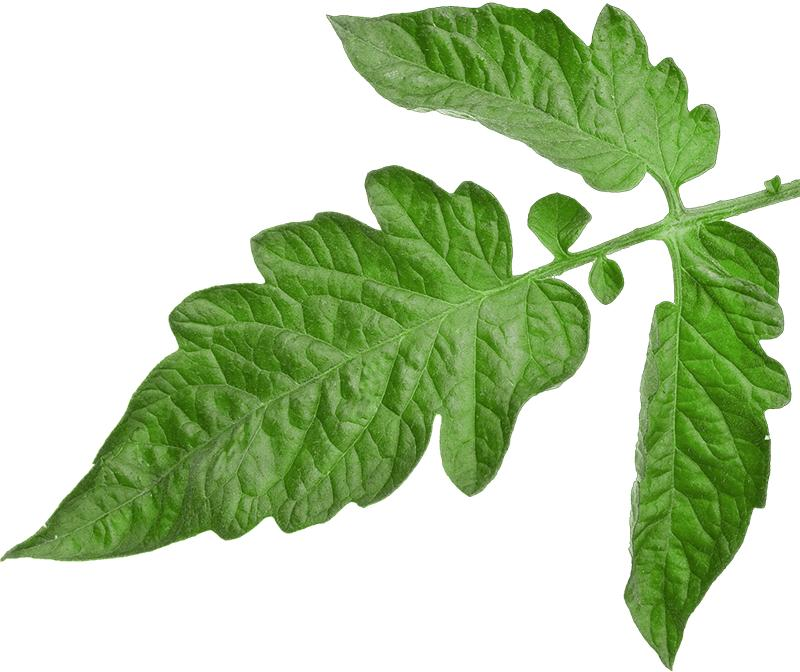
#> input picture image-processing/domates.jfif, 800 x 672 px
$ python ilk_ders.py
#> lines starting #> are read from the running program, lines starting #| are printed output that depends on the picture

import cv2
import numpy as np
from pathlib import Path

# 1. DOSYA YOLUNU BELİRLE
klasor = Path(__file__).resolve().parent
resim_yolu = klasor / "domates.jfif"

# 2. FOTOĞRAFI OKU
resim = cv2.imread(str(resim_yolu))
#> resim is the input picture: shape (672, 800, 3); mean B, G, R 172.4, 208.5, 189

if resim is None:
    print("Fotoğraf okunamadı!")

else:
    print("Fotoğraf başarıyla okundu!")

    # 3. GÖRÜNTÜNÜN ÖZELLİKLERİNİ ÖĞREN
    yukseklik, genislik, kanal = resim.shape
#> yukseklik = 672; genislik = 800; kanal = 3

    print("Yükseklik:", yukseklik)
#| Yükseklik: 672
    print("Genişlik:", genislik)
#| Genişlik: 800
    print("Kanal sayısı:", kanal)
#| Kanal sayısı: 3
    print("İlk piksel (BGR):", resim[0, 0])
#| İlk piksel (BGR): [255 255 255]

    # 4. ROI - GÖRÜNTÜNÜN ORTASINI KIRP
    y1 = yukseklik // 4
#> y1 = 168
    y2 = 3 * yukseklik // 4
#> y2 = 504

    x1 = genislik // 4
#> x1 = 200
    x2 = 3 * genislik // 4
#> x2 = 600

    roi = resim[y1:y2, x1:x2]
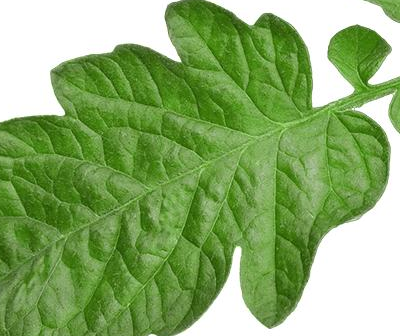
#> roi: shape (336, 400, 3); mean B, G, R 107.9, 172.3, 137.7

    print("ROI boyutu:", roi.shape)
#| ROI boyutu: (336, 400, 3)

    # 5. GÖRÜNTÜYÜ 224x224 BOYUTUNA GETİR
    roi_224 = cv2.resize(roi, (224, 224))
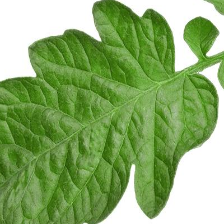
#> roi_224: shape (224, 224, 3); mean B, G, R 107.8, 172.2, 137.6

    print("Yeni görüntü boyutu:", roi_224.shape)
#| Yeni görüntü boyutu: (224, 224, 3)

    # 6. BGR FORMATINDAN RGB FORMATINA DÖNÜŞTÜR
    roi_rgb = cv2.cvtColor(
        roi_224,
        cv2.COLOR_BGR2RGB
    )

    print("BGR piksel:", roi_224[0, 0])
#| BGR piksel: [255 255 255]
    print("RGB piksel:", roi_rgb[0, 0])
#| RGB piksel: [255 255 255]

    # 7. NORMALİZASYON İŞLEMİ
    # Piksel değerlerini 0-255 aralığından
    # -1 ile +1 aralığına dönüştür

    roi_normalize = (
        roi_rgb.astype(np.float32) / 127.5
    ) - 1.0

    print("Normalize görüntü boyutu:", roi_normalize.shape)
#| Normalize görüntü boyutu: (224, 224, 3)
    print("Minimum değer:", roi_normalize.min())
#| Minimum değer: -1.0
    print("Maksimum değer:", roi_normalize.max())
#| Maksimum değer: 1.0
    print("Normalize ilk piksel:", roi_normalize[0, 0])
#| Normalize ilk piksel: [1. 1. 1.]

    # 8. İŞLENMİŞ GÖRÜNTÜYÜ KAYDET
    kayit_yolu = klasor / "domates_224.jpg"

    basarili = cv2.imwrite(
        str(kayit_yolu),
        roi_224
    )

    if basarili:
        print("Görüntü başarıyla kaydedildi!")
    else:
        print("Görüntü kaydedilemedi!")

    # 9. GÖRÜNTÜLERİ EKRANDA GÖSTER
    cv2.imshow("Orijinal Goruntu", resim)
    cv2.imshow("Kirpilan ROI", roi)
    cv2.imshow("224x224 Goruntu", roi_224)

    cv2.waitKey(0)
    cv2.destroyAllWindows()
